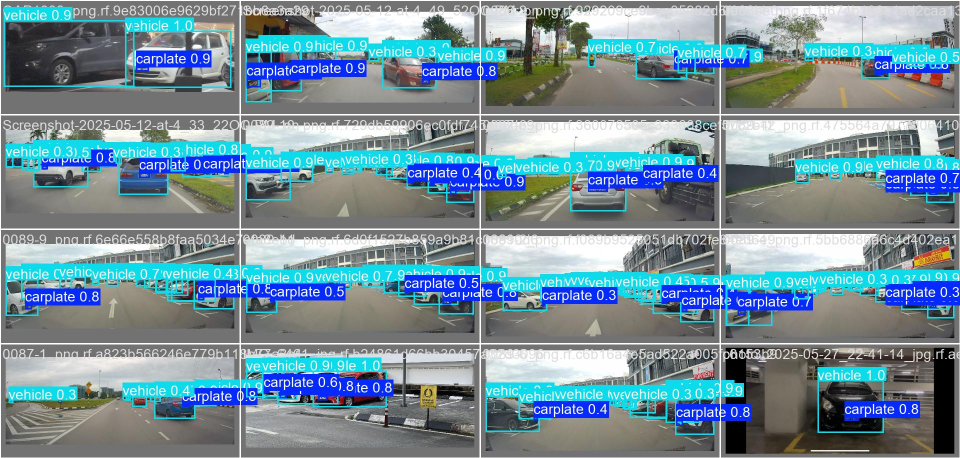
#> input picture YOLO/vehicle-license-plate-detection/baseline/640/evaluation/0.25/val_batch0_pred.jpg, 1920 x 916 px (shown at 1/2 size)
$ python -i generate_own_dataset.py   (imports and definitions only)
#> lines starting #> are read from the running program, lines starting #| are printed output that depends on the picture; after the words box and inside, x2 and y2 are one past the last pixel; in counts of white or black regions, pixels touching at a corner belong together
#> further down, picture is the input picture: PIL image 1920x916 RGB; mean R, G, B 117.8, 142.6, 153.9
#!/usr/bin/env python
"""
generate_own_dataset.py
───────────────────────
Produce a synthetic Malaysian JPJ‑style license‑plate dataset and store it
directly in LMDB format for CRNN‑style OCR training.

Outputs
-------
generated_lmdb_data/train   ← 80 % of samples, with on‑the‑fly augmentations
generated_lmdb_data/val     ← 20 % of samples, clean (no augmentation)

Use `--count` to set the total number of images, and `--two_line_ratio`
to decide what share use the stacked two‑line layout.
"""

import random, os, io, argparse, shutil
from pathlib import Path
from PIL import Image, ImageDraw, ImageFont, ImageEnhance, ImageFilter
import numpy as np
import lmdb

# ──────────────────────────────────────────────────────────────────────────────
# PARAMETERS THAT DEFINE PLATE APPEARANCE
# ──────────────────────────────────────────────────────────────────────────────
LETTERS = "ABCDEFGHIJKLMNOPQRSTUVWXYZ"
DIGITS  = "0123456789"
FONT_CANDIDATES = [
    "/usr/share/fonts/truetype/dejavu/DejaVuSans-Bold.ttf",    # Linux
    "/Library/Fonts/Arial Bold.ttf",                           # macOS pre-Catalina
    "/System/Library/Fonts/Supplemental/Arial Bold.ttf",       # macOS Catalina+
    "C:\\Windows\\Fonts\\arialbd.ttf",                         # Windows
    "C:\\Windows\\Fonts\\Arial Bold.ttf",                      # alternate Win
]

FONT_FALLBACK = None
# [6 lines not run here, left out]

# ──────────────────────────────────────────────────────────────────────────────
# 1.  TEXT GENERATOR
# ──────────────────────────────────────────────────────────────────────────────
# [93 lines left out: functions generate_plate_text, render_plate_text, not called in this run]

# ──────────────────────────────────────────────────────────────────────────────
# 3.  AUGMENTATION (lightweight)
# ──────────────────────────────────────────────────────────────────────────────
def augment_image(img: Image.Image) -> Image.Image:
    if random.random()<0.5:
        img = img.rotate(random.uniform(-5,5), fillcolor="black")
    if random.random()<0.5:
        enhancer = ImageEnhance.Brightness(img)
        img = enhancer.enhance(random.uniform(0.7,1.3))
    if random.random()<0.3:
        img = img.filter(ImageFilter.GaussianBlur(radius=random.uniform(0.5,1.5)))
    if random.random()<0.3:
        arr = np.array(img)
        h,w,_ = arr.shape
#> h = 916; w = 1920
        n_pix = int(0.01*h*w)
#> n_pix = 17587
        ys = np.random.randint(0,h,size=n_pix)
        xs = np.random.randint(0,w,size=n_pix)
        arr[ys,xs] = np.random.choice([0,255], size=(n_pix,3))
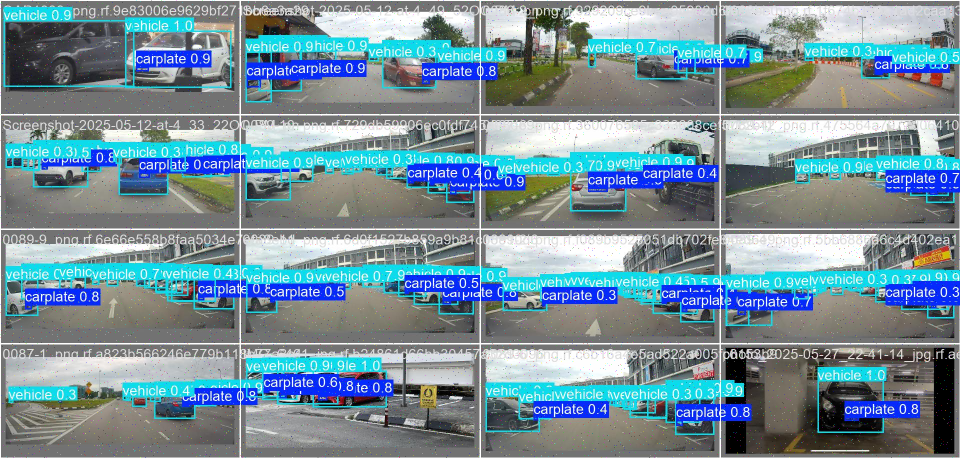
#> arr: shape (916, 1920, 3) (shown at 1/2 size); 0.99% of pixels changed, all inside (x1, y1, x2, y2) = (0, 0, 1920, 916)
        img = Image.fromarray(arr)
    return img

# ──────────────────────────────────────────────────────────────────────────────
# 4.  LMDB WRITER
# ──────────────────────────────────────────────────────────────────────────────
# [75 lines left out: functions write_lmdb, preview, main, not called in this run]

# [2 lines not run here, left out]

>>> from PIL import Image
>>> picture = Image.open('../YOLO/vehicle-license-plate-detection/baseline/640/evaluation/0.25/val_batch0_pred.jpg')
>>> result = augment_image(picture)

$ run again, on YOLO/vehicle-license-plate-detection/baseline/640/evaluation/0.25/val_batch2_pred.jpg
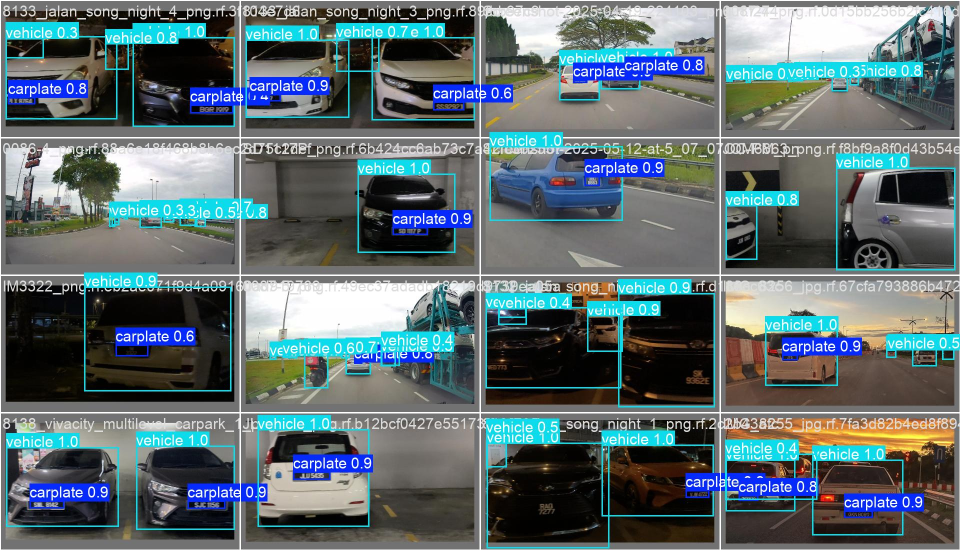
#> input picture YOLO/vehicle-license-plate-detection/baseline/640/evaluation/0.25/val_batch2_pred.jpg, 1920 x 1100 px (shown at 1/2 size)
#> picture is the input picture: PIL image 1920x1100 RGB; mean R, G, B 94.1, 108.3, 111.8
#> in augment_image, `arr[ys,xs] = np.random.choice([0,255], size=(n_pix,3))`:
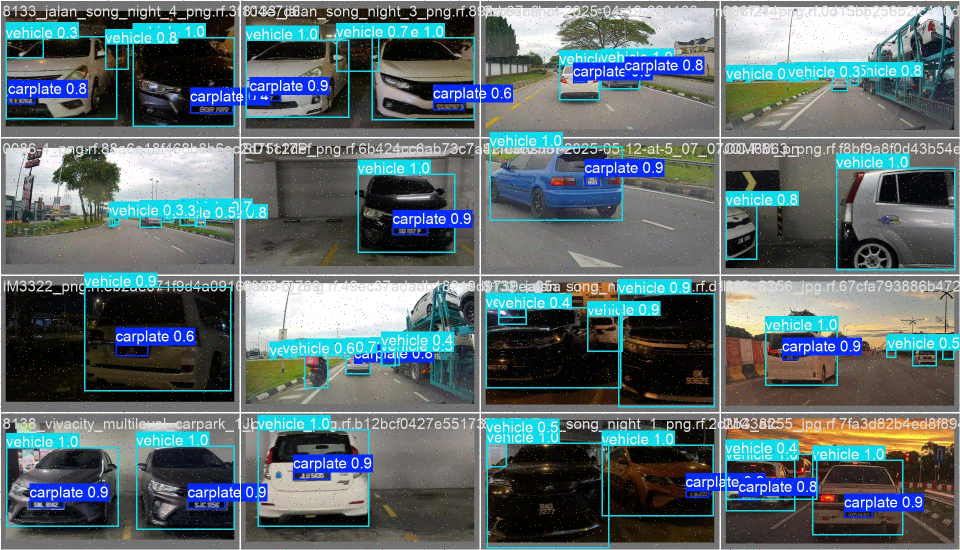
#> arr: shape (1100, 1920, 3) (shown at 1/2 size); 0.99% of pixels changed, all inside (x1, y1, x2, y2) = (0, 0, 1920, 1100)
